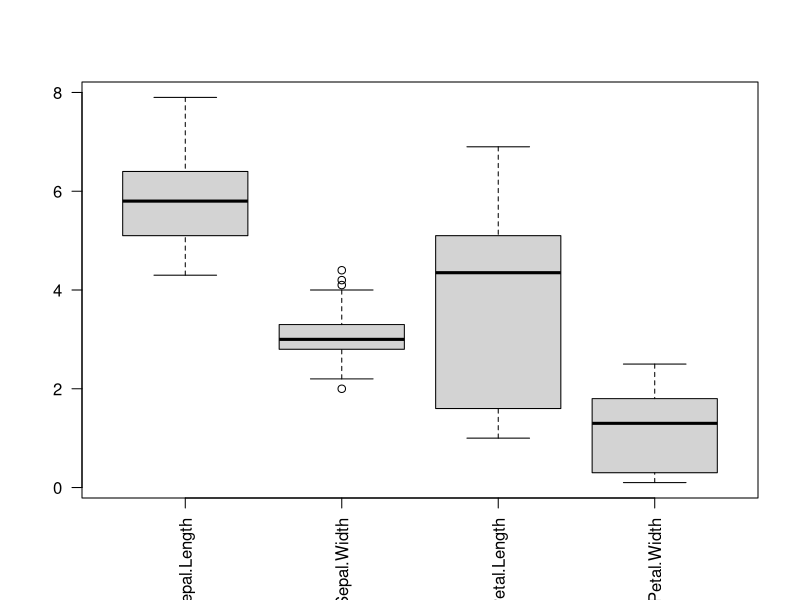
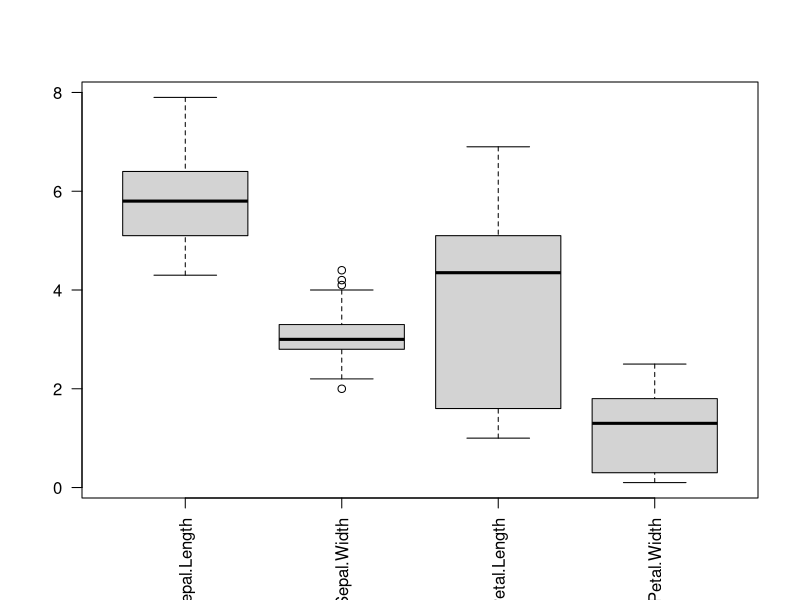
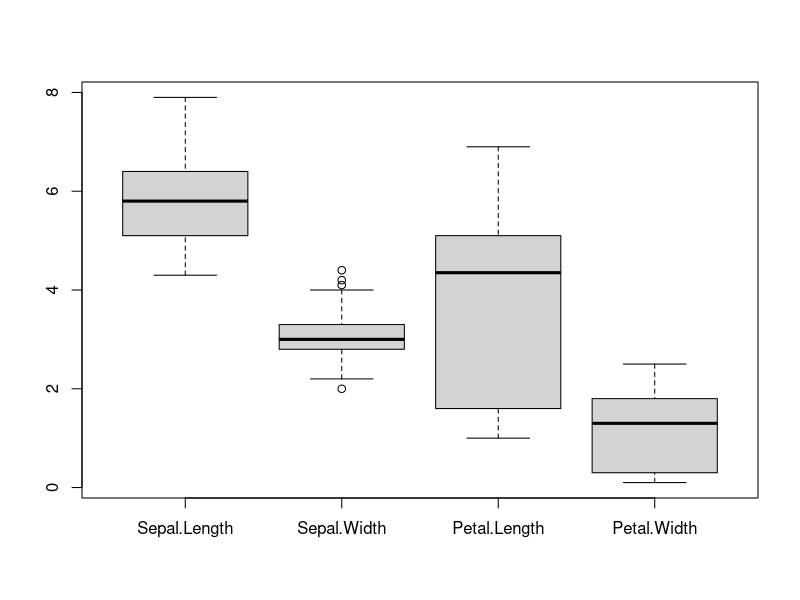
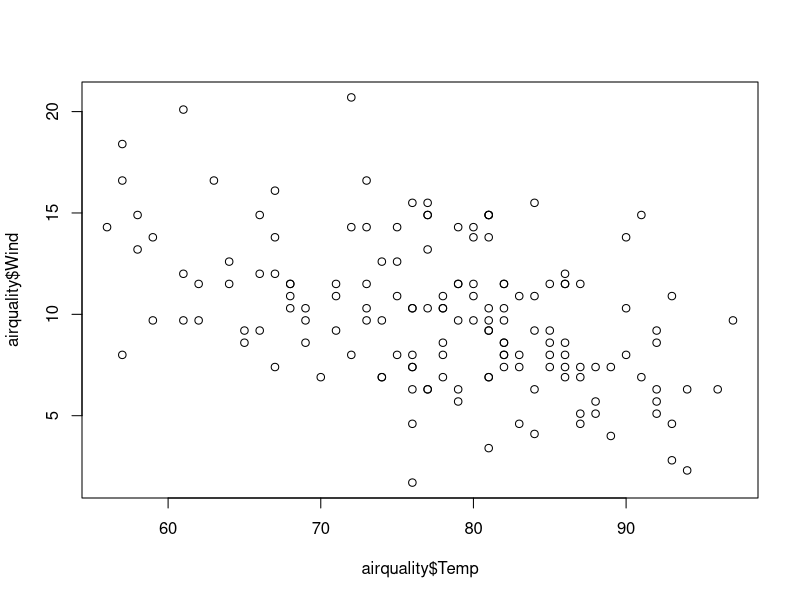

Generate these figures, in order, with R:
## How many individuals in the melanoma dataset from the 
## MASS package died from a melanoma?

library(MASS)
mel = MASS::Melanoma
View(mel)
?Melanoma
# status 
# 1 = died from melanoma
# 2 = alive
# 3 = dead from other causes

##mel[mel$status == 1]
length(which(mel$status == 1)) ## 57 is the correct answer


## Question 2
## What is the average age of individuals in the melanoma dataset 
## from the MASS package who are alive?
View(mel)

which(mel$status == 2) ## indexes of vector of alive people

sum(mel$age[mel$status ==2])/length(mel$age[mel$status ==2])

mean(mel$age[mel$status == 2])

##Answer: 50.00746

## Question 3
## Which animal in the mammals dataset from the MASS package has 
## the largest brain weight relative to its body weight 
## (that is, the largest brain weight to body weight ratio)?
mam = MASS::mammals
View(mam)

ratio = mam$brain/mam$body
ratio
#mam$name[which.max(mam$brain/mam$body)]
which.max(mam$brain/mam$body)
##Answer: Ground squirrel

##Question 4
# Create side-by-side boxplots for each of the numeric variables in the iris dataset. 
# To do so, simply supply the usual function with a dataframe of only the numeric 
# variables of the dataset. (Use the code block above.)
library(datasets)
data(iris)
iris
str(iris)

iris$Species = NULL
head(iris)

View(iris)

boxplot(iris, las = 2)

## exclude species from dataset
iris$Species = NULL
head(iris)


boxplot(iris, las = 2)

boxplot(iris)

?boxplot
summary(iris)

var(iris)
iris

sd(iris$Sepal.Length)
sd(iris$Sepal.Width)
sd(iris$Petal.Length)
sd(iris$Petal.Width)

##Question 4b
# Based on this plot, 
# which variable is the most variable? 
# Calculate the standard deviation of this variable. (Use the code block above.)
sd(iris$Petal.Length)

#Question 5
# The above code block has access to a list stored in the variable z.
# Calculate the sum of:
  #The minimum first element of z
  #The maximum of the second element of z
  #The mean of the third element of z

z = list(
  a = c(1, 2, 3, 4),
  b = c(5, 6, 7, 8), 
  c = c(9, 10, 11, 12), 
  d = function(arg = 42) {print("Hello World")},
  e = diag(5)
)

z[1]
z[[1]]

min(z[[1]]) + max(z[[2]]) + mean(z[[3]])

?airquality
#Question 6 - New York

#####################################
#Question 7:
#Using the airquality dataset, what is the average wind speed in May ?

View(airquality)
##data frame
str(airquality)
##Galton[Galton$sex == "F",]$height
airquality[airquality$Month == 5,]$Wind

mean(airquality[airquality$Month == 5,]$Wind)

#Question 8
#Using the airquality dataset, what is the average ozone measurement? 
#Hint: read the documentation of any function that returns an unexpected result. 
#You will likely find a solution to the issue.

mean(airquality$Ozone, na.rm = TRUE) # 42.12931

#Question 9 
#Using the airquality dataset, create a scatter plot to compare windspeed and temperature. 
#Based on this plot, you believe that:

plot(airquality$Temp, airquality$Wind)
  
#Question 10 
# What proportion of the elements of x are larger than 2 in magnitude? 
# Be sure to run the two lines in order, otherwise your vector will not contain the expected elements.

set.seed(1337)
x = rnorm(10000)
x
str(x)
head(x, 10)

head(x[x < 0], 100)

length(x[x< -2])


x[abs(x > 2)]

length(x[(x > 2) | (x < -2)])/length(x)

length(x[abs(x>2)])/length(x) ##221 + 223/10000

#Question 11
#Write a function called f that has a single argument input with a default value of 42 
# which is assumed to be a vector of numeric values. The function should output a vector 
# that is input but with any negative values replaced with 0.
#Hint: The ifelse() function could be useful here. Note that all three arguments to ifelse() are vectors.


f = function(input = 42){
  ifelse(input < 0, 0, input)
} 

v1 = c(-1,3,5,7)

f(v1)
set.seed(42)
x = rnorm(100, mean = 0, sd = 10)
mean(f(input = x)) - f()

#-37.70725


#Question 12
#Create three vectors x0, x1, and y. Each should have a length of 30 and store the following:
  #x0: Each element should be the value 1
  #x1: The first 30 square numbers, starting from 1 (so 1, 4, 9, etc.)
  #y: The result of running the given code, after creating the other two vectors

x0 = rep(1, 30)
x1 = (1:30)^2
#done for me
set.seed(42)
y  = 5 * x0 + x1 + rnorm(n = 30, mean = 0 , sd = 1)

mean(y)
# 320.2353

#Question 13
# Create a matrix X with columns x0 and x1. 
# Report the sum of the elements in rows 17 and 19.

x0
x1

X = cbind( col1 = x0, col2 = x1)

sum(X[17,]) + sum(X[19,])
##Answer: 652

#Question 14
#(XT X)^???1 XT y

beta_hat = solve(t(X) %*% X) %*% t(X) %*% y

beta_hat

sum(beta_hat)

#6.427899

#Question 15
#y_hat = X beta_hat

y_hat = X %*% beta_hat

#y_hat
#y
#str(y_hat)
#y_hat[1,]

#Question 15
sum((y - y_hat)^2)
#42.67698